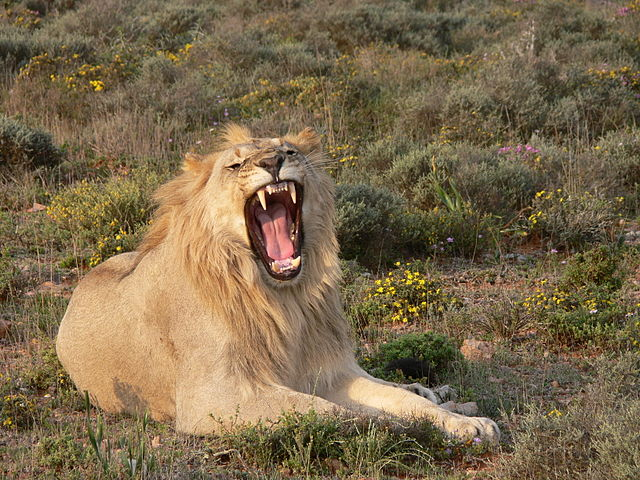
#> input picture images/lion.JPG, 640 x 480 px
$ jupyter execute Vision1.ipynb   (shell and % lines are left out)
#> lines starting #> are read from the running program, lines starting #| are printed output that depends on the picture
[cell 1]
import os
import numpy as np
import matplotlib.pyplot as plt
from skimage.io import imread
from skimage.color import rgb2gray, gray2rgb
#holahola

[cell 2]
path = os.path.join('images', 'lion.JPG')
lion = imread(path)
#> lion is the input picture: shape (480, 640, 3); mean R, G, B 123.1, 105.2, 76.1
lion_grey = rgb2gray(lion)
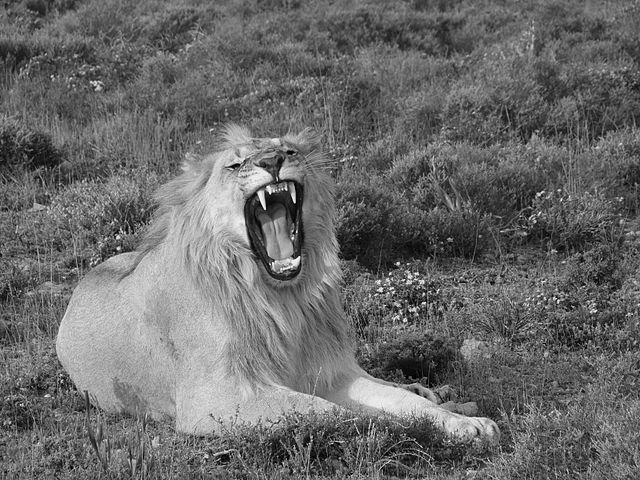
#> lion_grey: shape (480, 640) float64; min 0.000833, max 0.988, mean 0.419

# Lion

[cell 3]
plt.figure(figsize=(20, 10))
plt.subplot(1, 2, 1)
plt.imshow(lion), plt.axis('off')
plt.title('Colour lion', size=30)
plt.subplot(1, 2, 2)
plt.imshow(lion_grey, cmap=plt.cm.gray), plt.axis('off')
plt.title('Grey scale lion', size=30)
plt.show()
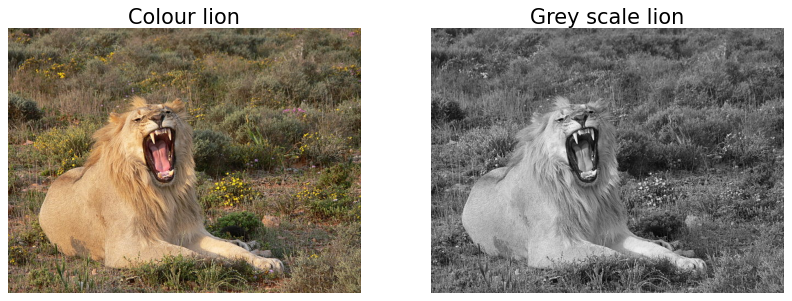
#> figure drawn by matplotlib, 2 panels
lion.shape
#> Out = (480, 640, 3)

# Pepper

[cell 4]
path = os.path.join('images', 'peppers.png')
peppers = imread(path)
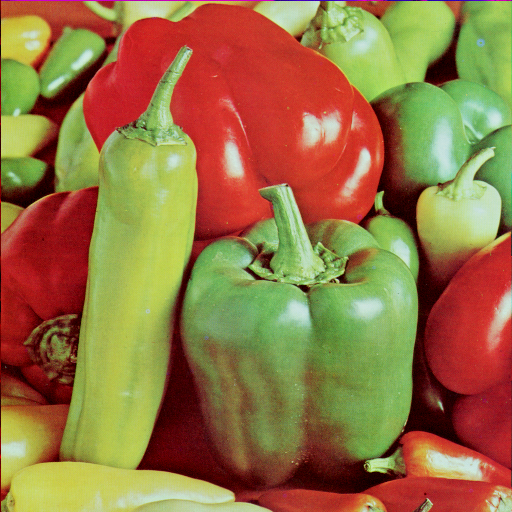
#> input picture images/peppers.png, 512 x 512 px
#> peppers is the input picture: shape (512, 512, 3); mean R, G, B 149.8, 115.6, 66.5
plt.figure(figsize=(20, 10))
plt.subplot(1, 4, 1)
plt.imshow(peppers), plt.axis('off'), plt.title('hola', size=30)
plt.subplot(1, 4, 2)
plt.imshow(peppers[..., 0], cmap=plt.cm.Reds), plt.axis('off'), plt.title('hola', size=30)
plt.subplot(1, 4, 3)
plt.imshow(peppers[..., 1], cmap=plt.cm.Greens), plt.axis('off'), plt.title('hola', size=30)
plt.subplot(1, 4, 4)
plt.imshow(peppers[..., 2], cmap=plt.cm.Blues), plt.axis('off'), plt.title('hola', size=30)
plt.show()
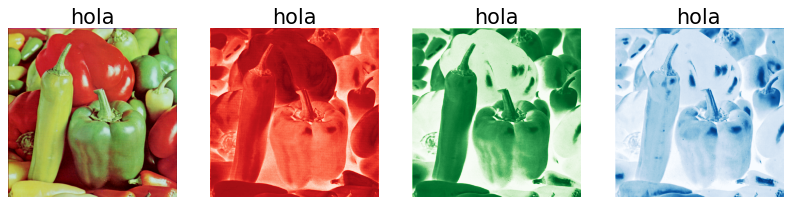
#> figure drawn by matplotlib, 4 panels
peppers.shape
#> Out = (512, 512, 3)
